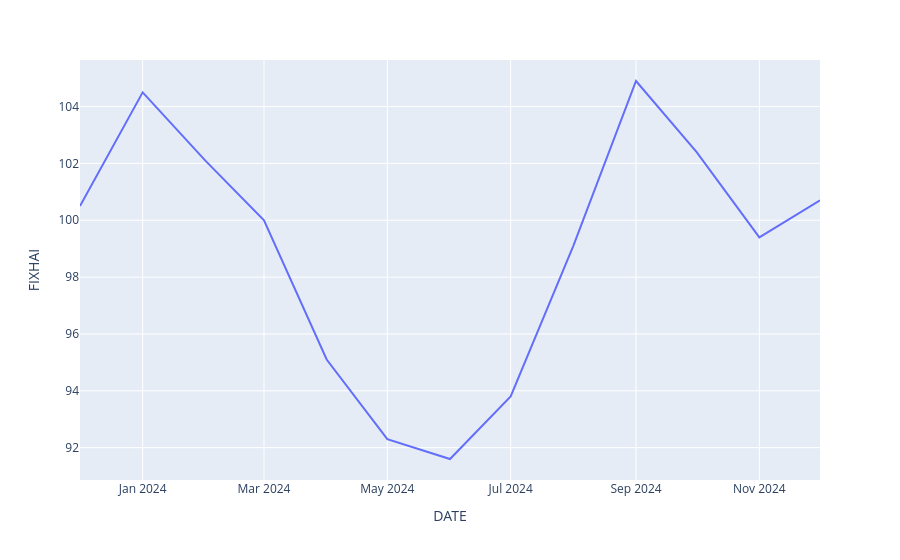

Notebook source saved alongside this figure:
### Code cell
px.line(Affordability, x=Affordability.index, y='FIXHAI')

### Figure 1 — Plotly figure (JSON) as saved in the notebook; plotly's stock layout.template omitted (floating-point values rounded to 4 significant figures)
{"data": [{"hovertemplate": "DATE=%{x}<br>FIXHAI=%{y}<extra></extra>", "legendgroup": "", "line": {"color": "#636efa", "dash": "solid"}, "marker": {"symbol": "circle"}, "mode": "lines", "name": "", "orientation": "v", "showlegend": false, "type": "scatter", "x": ["2023-12-01T00:00:00.000000000", "2024-01-01T00:00:00.000000000", "2024-02-01T00:00:00.000000000", "2024-03-01T00:00:00.000000000", "2024-04-01T00:00:00.000000000", "2024-05-01T00:00:00.000000000", "2024-06-01T00:00:00.000000000", "2024-07-01T00:00:00.000000000", "2024-08-01T00:00:00.000000000", "2024-09-01T00:00:00.000000000", "2024-10-01T00:00:00.000000000", "2024-11-01T00:00:00.000000000", "2024-12-01T00:00:00.000000000"], "xaxis": "x", "y": [100.5, 104.5, 102.1, 100.0, 95.1, 92.3, 91.6, 93.8, 99.1, 104.9, 102.4, 99.4, 100.7], "yaxis": "y"}], "layout": {"legend": {"tracegroupgap": 0}, "margin": {"t": 60}, "xaxis": {"anchor": "y", "domain": [0, 1], "title": {"text": "DATE"}}, "yaxis": {"anchor": "x", "domain": [0, 1], "title": {"text": "FIXHAI"}}}}
